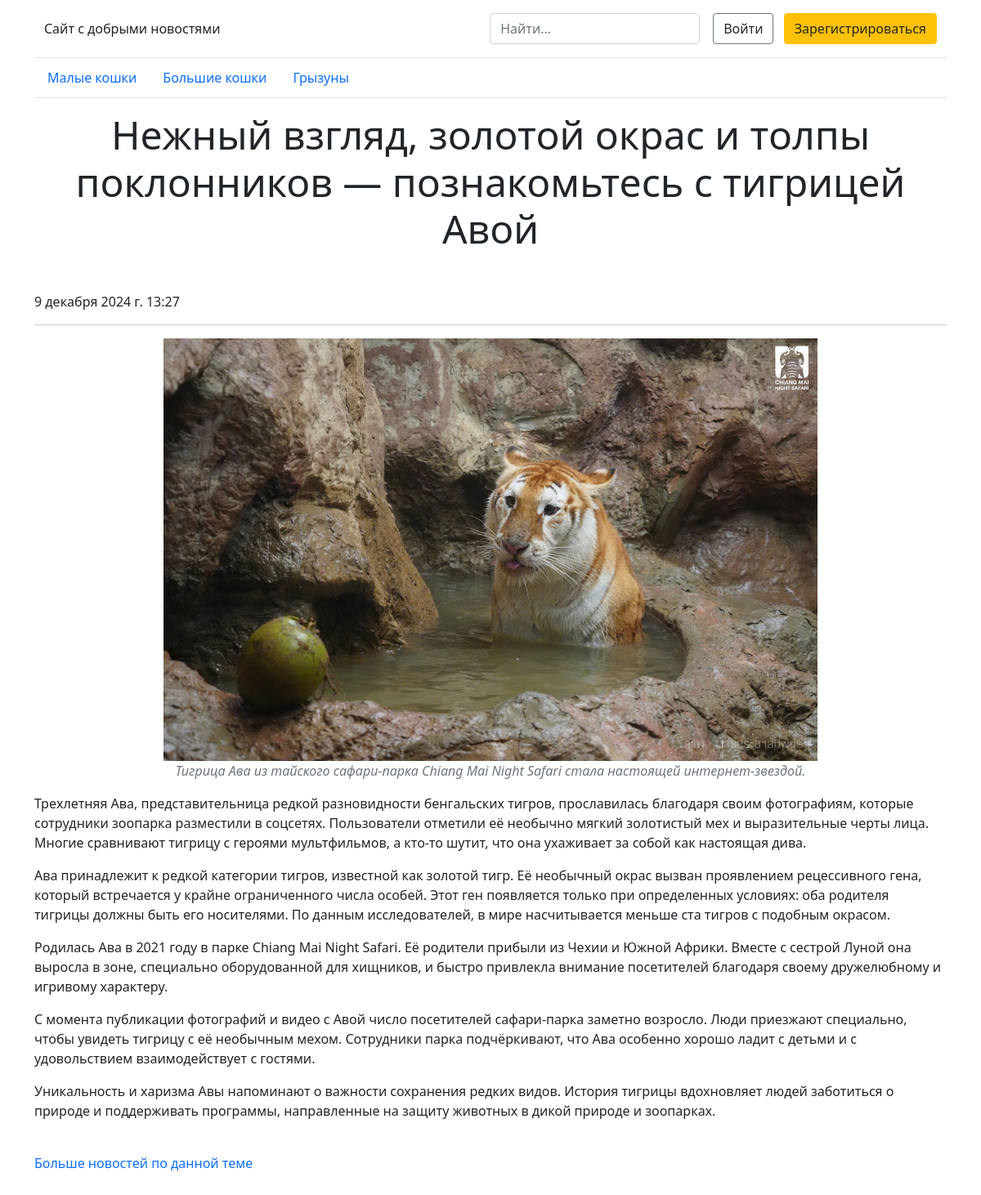
The page /news/2 on the database its author committed.
### index/models.py (models this page shows, shortened)
class NewsCategory(models.Model):
    category_name = models.CharField(max_length=64)
    category_created = models.DateTimeField(auto_now_add=True)

class News(models.Model):
    news_header = models.CharField(max_length=256)
    news_text = models.TextField()
    news_image = models.ImageField(upload_to='media')
    news_mini_image = models.ImageField(upload_to='media')
    news_image_subtext = models.CharField(max_length=512)
    news_category = models.ForeignKey(NewsCategory, on_delete=models.CASCADE)
    added_date = models.DateTimeField(auto_now_add=True)
    def __str__(self):
        return str(self.news_header)

### index/views.py (the view)
# urls.py: path('news/<int:pk>', views.news_page),
def news_page(request, pk):
    news = News.objects.get(id=pk)
    categories = NewsCategory.objects.all()
    favs = Favorites.objects.filter(user_id=request.user.id)
    favs_ids = [i.favorite_news.id for i in favs]
    context = {'news': news, 'categories': categories, 'favs_ids': favs_ids}
    return render(request, 'news_page.html', context)

### index/templates/news_page.html (shortened to what this page needs)
<!DOCTYPE html>
<html lang="ru">
<head>
    <link href="https://cdn.jsdelivr.net/npm/bootstrap@5.0.2/dist/css/bootstrap.min.css" rel="stylesheet">
</head>
<main>
<div class="container">
  <header class="border-bottom lh-1 py-3">
    <div class="container">
      <div class="d-flex flex-wrap align-items-center justify-content-center justify-content-lg-start">
        <a href="/" class="d-flex align-items-center mb-2 mb-lg-0 text-dark text-decoration-none">
            Сайт с добрыми новостями
        </a>
        <form class="col-12 col-lg-auto mb-3 mb-lg-0 me-lg-3" action="/search" method="post">
          <input name="search" type="search" class="form-control form-control-dark" placeholder="Найти..." aria-label="Найти">
        </form>
        {% if user.is_authenticated %}
          <div class="text-end">
            <button type="button" class="btn btn-primary me-2"><a href="/favorite" class="text-white text-decoration-none">Избранное</a></button>
            <button type="button" class="btn btn-primary"><a href="/logout" class="text-white text-decoration-none">Выйти</a></button>
          </div>
          {% else %}
        <div class="text-end">
          <button type="button" class="btn btn-outline-secondary me-2"><a href="/accounts/login" class="text-dark text-decoration-none">Войти</a></button>
          <button type="button" class="btn btn-warning"><a href="/register" class="text-dark text-decoration-none">Зарегистрироваться</a></button>
        </div>
          {% endif %}
      </div>
    </div>
</header>
  <div class="nav-scroller py-1 mb-3 border-bottom">
    <nav class="nav nav-underline justify-content-left">
        {% for c in categories %}
      <a class="nav-item nav-link link-body-emphasis active" href="/section/{{ c.id }}">{{ c.category_name }}</a>
        {% endfor %}
    </nav>
  </div>
</div>
<main class="container">
      <article class="blog-post">
        <h2 class="display-5 link-body-emphasis mb-5 text-center"><strong>{{ news.news_header }}</strong></h2>
          <p class="blog-post-meta ">{{ news.added_date }}</p>
        <hr>
          <div class="container text-center">
            <img src="{{ news.news_image.url }}" alt="{{ news.news_header }}" width="800">
            <p class="text-secondary"><em>{{ news.news_image_subtext }}</em></p>
          </div>
        <div>
            {{ news.news_text|linebreaks }}
         </div>
          <br>
          <a href="/section/{{ news.news_category.id }}" class="section_link text-decoration-none">Больше новостей по данной теме</a>
          <br><br><br>
          </article>
  </main>
</main>

### rows shown on the page
NewsCategory: category_name "Малые кошки"
NewsCategory: category_name "Большие кошки"
NewsCategory: category_name "Грызуны"
News: news_header "Нежный взгляд, золотой окрас и толпы поклонников — познакомьтесь с тигрицей Авой", added_date "9 декабря 2024 г. 13:27", news_image (picture), news_image_subtext "Тигрица Ава из тайского сафари-парка Chiang Mai Night Safari стала настоящей интернет-звездой.", news_text "Трехлетняя Ава, представительница редкой разновидности бенгальских тигров, прославилась благодаря своим фотографиям, которые сотрудники зоопарка разместили в соцсетях. Пользователи отметили её необычно мягкий золотистый мех и выразительные черты лица. Многие сравнивают тигрицу с героями мультфильмов, а кто-то шутит, что она ухаживает за собой как настоящая дива. Ава принадлежит к редкой категории тигров, известной как золотой тигр. Её необычный окрас вызван проявлением рецессивного гена, который встречается у крайне ограниченного числа особей. Этот ген появляется только при определенных условиях: оба родителя тигрицы должны быть его носителями. По данным исследователей, в мире насчитывается…"
